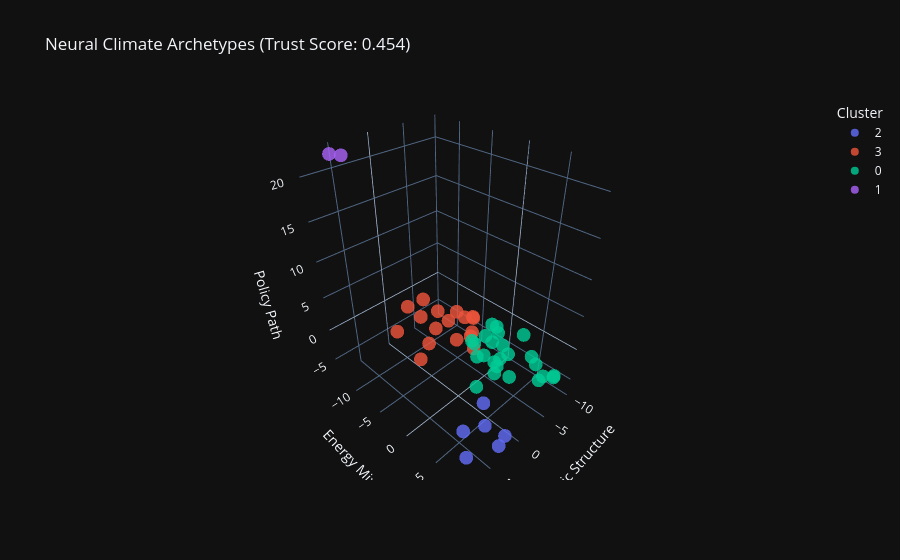

Notebook code cell kept with this figure:
### Code cell
from sklearn.cluster import KMeans
import plotly.express as px
import pandas as pd
from sklearn.metrics import silhouette_score

# Cluster the 3d space i got from the autoencoder
n_archetypes = 4 
kmeans = KMeans(n_clusters=n_archetypes, random_state=42, n_init=10)
neural_clusters = kmeans.fit_predict(X_ae_3d)

score = silhouette_score(X_ae_3d, neural_clusters)
print(f"--- Cluster Trust Score ---")
print(f"Silhouette Score: {score:.4f}")


# Get the list of countries from the original dataset for labeling
countries = pd.read_csv('../data/processed/avg_cleaned_feature_matrix.csv')['country_code'].values

# Mapping the 3D coordinates back to country names and their new cluster IDs
df_archetypes = pd.DataFrame(X_ae_3d, columns=['Latent_1', 'Latent_2', 'Latent_3'])
df_archetypes['Country'] = countries
df_archetypes['Cluster'] = neural_clusters.astype(str) # String for discrete colors

# 3D plot
fig = px.scatter_3d(
    df_archetypes, 
    x='Latent_1', y='Latent_2', z='Latent_3',
    color='Cluster',
    hover_name='Country',
    title=f"Neural Climate Archetypes (Trust Score: {score:.3f})",
    labels={'Latent_1': 'Economic Structure', 'Latent_2': 'Energy Mix', 'Latent_3': 'Policy Path'},
    template='plotly_dark',
    opacity=0.8
)

# renders the interactive plot
fig.show()

### Figure 1 — Plotly figure (JSON) as saved in the notebook; plotly's stock layout.template omitted (floating-point values rounded to 4 significant figures)
{"data": [{"hovertemplate": "<b>%{hovertext}</b><br><br>Cluster=2<br>Economic Structure=%{x}<br>Energy Mix=%{y}<br>Policy Path=%{z}<extra></extra>", "hovertext": ["ARG", "COL", "JPN", "MEX", "SVN", "ZAF"], "legendgroup": "2", "marker": {"color": "#636efa", "opacity": 0.8, "symbol": "circle"}, "mode": "markers", "name": "2", "scene": "scene", "showlegend": true, "type": "scatter3d", "x": [1.886, 2.66, 5.525, 0.6813, 7.374, 2.923], "y": [9.051, 8.885, 6.03, 4.725, 8.262, 6.942], "z": [-5.676, -6.917, -4.322, -4.754, -4.907, -4.889]}, {"hovertemplate": "<b>%{hovertext}</b><br><br>Cluster=3<br>Economic Structure=%{x}<br>Energy Mix=%{y}<br>Policy Path=%{z}<extra></extra>", "hovertext": ["AUS", "AUT", "CAN", "CHE", "DEU", "FIN", "FRA", "GBR", "GRC", "IRL", "ISL", "ITA", "LTU", "NLD", "NOR", "PRT", "SWE"], "legendgroup": "3", "marker": {"color": "#EF553B", "opacity": 0.8, "symbol": "circle"}, "mode": "markers", "name": "3", "scene": "scene", "showlegend": true, "type": "scatter3d", "x": [-0.9431, -2.708, 6.829, 0.4536, -2.271, 2.047, 2.955, -0.08995, -1.391, 3.434, 4.839, -2.522, -0.7392, -1.795, 8.179, 2.151, 3.699], "y": [1.449, -0.4212, 1.025, -1.322, -1.306, -3.756, -0.7717, -3.66, 0.6971, -1.453, -3.085, -0.1628, -1.187, 0.1302, -0.7961, 1.633, -2.342], "z": [0.7462, 3.415, 3.999, 4.129, 3.093, 6.721, 4.792, 3.927, 2.516, 2.455, 7.549, 3.497, 4.842, 1.3, 7.462, 4.147, 5.944]}, {"hovertemplate": "<b>%{hovertext}</b><br><br>Cluster=0<br>Economic Structure=%{x}<br>Energy Mix=%{y}<br>Policy Path=%{z}<extra></extra>", "hovertext": ["BEL", "BRA", "CHL", "CHN", "CZE", "ESP", "EST", "HUN", "IDN", "IND", "ISR", "KOR", "LUX", "LVA", "PER", "PHL", "POL", "RUS", "SAU", "SGP", "SVK", "TUR", "USA", "VNM"], "legendgroup": "0", "marker": {"color": "#00cc96", "opacity": 0.8, "symbol": "circle"}, "mode": "markers", "name": "0", "scene": "scene", "showlegend": true, "type": "scatter3d", "x": [-1.988, -7.764, -0.4891, -6.169, -4.626, -6.085, -8.181, -6.724, -8.65, -9.258, -1.93, -2.506, -3.928, -3.85, -7.101, -9.513, -3.491, -2.639, -1.528, -2.83, -4.666, -6.215, -3.179, -9.006], "y": [0.2068, 7.157, 2.525, 1.75, 1.229, -0.1157, 3.327, 0.4315, 5.379, 4.233, 1.162, 0.144, 2.284, 4.81, 7.017, 7.728, 2.653, 1.649, 4.296, 3.609, 0.05713, 2.652, 3.698, 7.954], "z": [0.4877, -4.689, -4.561, -1.946, -0.7288, 0.4569, -0.4416, -0.9919, -4.466, -4.297, -1.429, -0.3192, 2.777, -3.644, -4.991, -5.47, -2.399, -1.357, -1.742, -1.98, -0.4551, -2.886, -0.9185, -5.193]}, {"hovertemplate": "<b>%{hovertext}</b><br><br>Cluster=1<br>Economic Structure=%{x}<br>Energy Mix=%{y}<br>Policy Path=%{z}<extra></extra>", "hovertext": ["DNK", "NZL"], "legendgroup": "1", "marker": {"color": "#ab63fa", "opacity": 0.8, "symbol": "circle"}, "mode": "markers", "name": "1", "scene": "scene", "showlegend": true, "type": "scatter3d", "x": [4.422, 5.451], "y": [-12.9, -13.41], "z": [21.5, 21.76]}], "layout": {"legend": {"title": {"text": "Cluster"}, "tracegroupgap": 0}, "scene": {"domain": {"x": [0, 1], "y": [0, 1]}, "xaxis": {"title": {"text": "Economic Structure"}}, "yaxis": {"title": {"text": "Energy Mix"}}, "zaxis": {"title": {"text": "Policy Path"}}}, "title": {"text": "Neural Climate Archetypes (Trust Score: 0.454)"}}}
